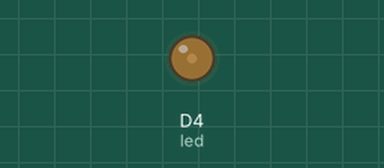
This sketch was run on a simulated ESP8266 (NodeMCU). Shown: output pins drawn as LEDs (lit = HIGH).

Above: at 0.15 s.
At 0.8 s:
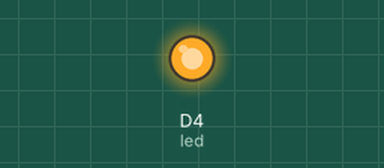
Timing chart, 0 to 2.3 s (numbered marks = the images above):
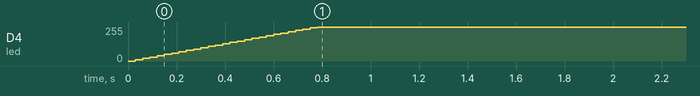

The sketch:

fadeing_of_led.ino
```cpp
int led = D4;           // the PWM pin the LED is attached to
int brightness = 0;    // how bright the LED is
int fadeAmount = 10;    // how many points to fade the LED by

void setup()
{
  pinMode(led, OUTPUT);
}

void loop()
{
  analogWrite(led, brightness);

  // change the brightness for next time through the loop:
  brightness = brightness + fadeAmount;

  if (brightness == 0 || brightness == 255) {
    fadeAmount = -fadeAmount ;
  }

  delay(30);
}
```

Measured:
- by itself, D4 (led): moves from 0/255 to 255/255 over 0.75 s
